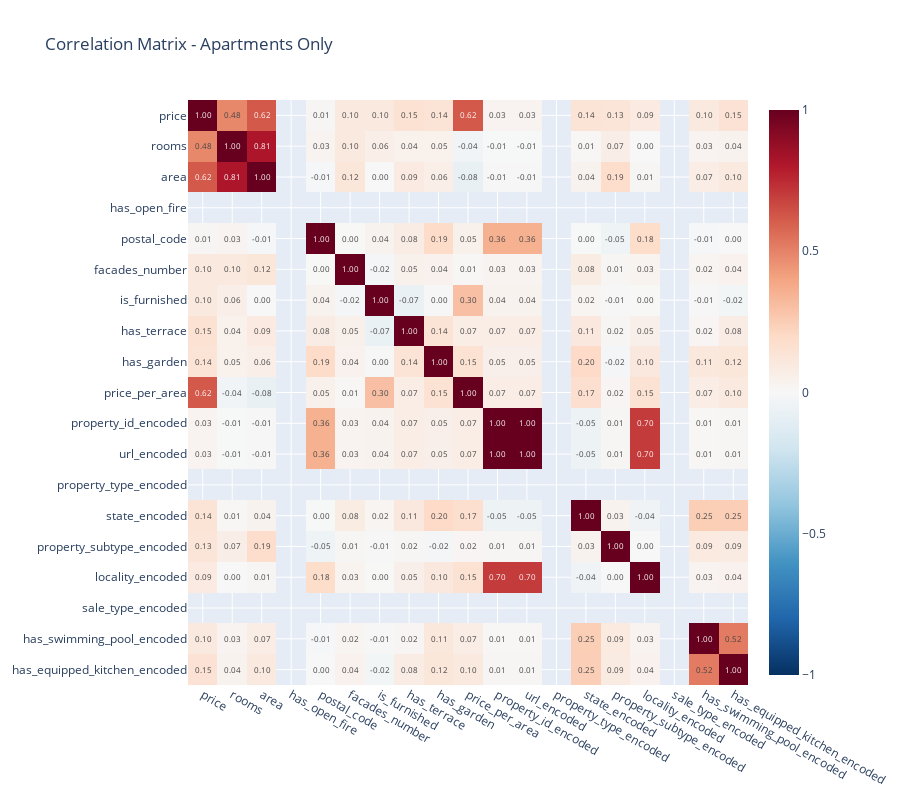

Notebook code cell kept with this figure:
### Markdown cell above
## Key Findings

**Groups of correlated variables identified:**

### Code cell
# Filter for Apartments
df_apartments = df_analysis[df_analysis['property_type'] == 'Apartment'][numerical_cols]
corr_apartments = df_apartments.corr()

# Create heatmap for Apartments
fig_apartments = px.imshow(corr_apartments, 
                           text_auto='.2f',
                           aspect='auto',
                           color_continuous_scale='RdBu_r',
                           color_continuous_midpoint=0,
                           title='Correlation Matrix - Apartments Only')

fig_apartments.update_layout(width=900, height=800)
fig_apartments.show()

### Figure 1 — Plotly figure (JSON) as saved in the notebook; plotly's stock layout.template omitted (floating-point values rounded to 4 significant figures; data arrays with more than 128 entries replaced by an {"elided": "..."} marker saying what was removed)
{"data": [{"coloraxis": "coloraxis", "hovertemplate": "x: %{x}<br>y: %{y}<br>color: %{z}<extra></extra>", "name": "0", "texttemplate": "%{z:.2f}", "type": "heatmap", "x": ["price", "rooms", "area", "has_open_fire", "postal_code", "facades_number", "is_furnished", "has_terrace", "has_garden", "price_per_area", "property_id_encoded", "url_encoded", "property_type_encoded", "state_encoded", "property_subtype_encoded", "locality_encoded", "sale_type_encoded", "has_swimming_pool_encoded", "has_equipped_kitchen_encoded"], "xaxis": "x", "y": ["price", "rooms", "area", "has_open_fire", "postal_code", "facades_number", "is_furnished", "has_terrace", "has_garden", "price_per_area", "property_id_encoded", "url_encoded", "property_type_encoded", "state_encoded", "property_subtype_encoded", "locality_encoded", "sale_type_encoded", "has_swimming_pool_encoded", "has_equipped_kitchen_encoded"], "yaxis": "y", "z": {"elided": "19x19 float values"}}], "layout": {"coloraxis": {"cmid": 0, "colorscale": [[0, "rgb(5,48,97)"], [0.1, "rgb(33,102,172)"], [0.2, "rgb(67,147,195)"], [0.3, "rgb(146,197,222)"], [0.4, "rgb(209,229,240)"], [0.5, "rgb(247,247,247)"], [0.6, "rgb(253,219,199)"], [0.7, "rgb(244,165,130)"], [0.8, "rgb(214,96,77)"], [0.9, "rgb(178,24,43)"], [1, "rgb(103,0,31)"]]}, "height": 800, "title": {"text": "Correlation Matrix - Apartments Only"}, "width": 900, "xaxis": {"anchor": "y", "domain": [0, 1]}, "yaxis": {"anchor": "x", "autorange": "reversed", "domain": [0, 1]}}}
